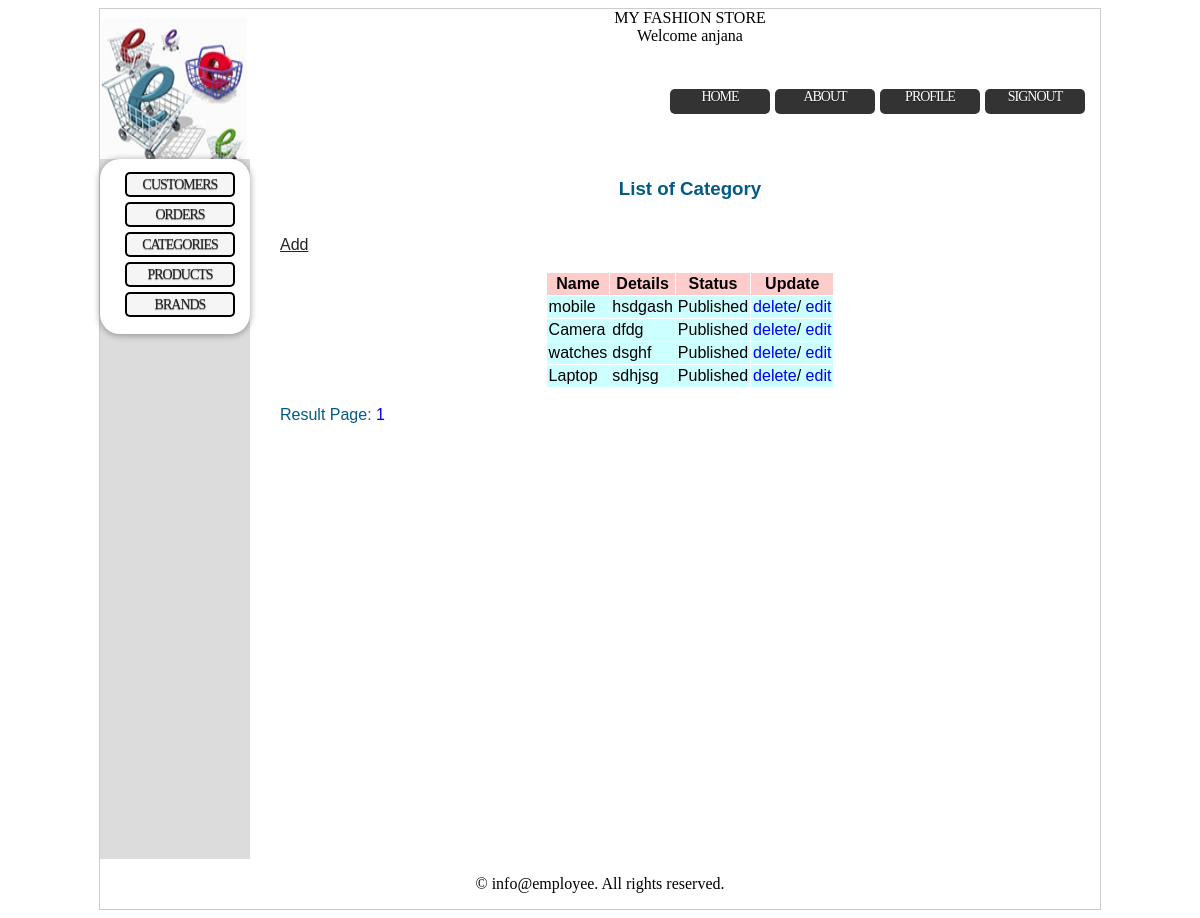
/admin/category_list.php (signed in), run on the app's committed database.
### tables this page shows
CREATE TABLE IF NOT EXISTS `category` (
  `cid` int(25) NOT NULL AUTO_INCREMENT,
  `cname` varchar(25) DEFAULT 'not null',
  `details` varchar(255) NOT NULL,
  `status` varchar(25) NOT NULL,
  PRIMARY KEY (`cid`)
);

### admin/category_list.php (the view, shortened to what this page needs)
<?php
$records_per_page = 15;
$total = mysql_result(mysql_query("SELECT COUNT(*) FROM category"), 0);
$page_count = ceil($total / $records_per_page);
$page = 1;
$skip = ($page - 1) * $records_per_page;
$result = mysql_query("SELECT * FROM category order by cid desc LIMIT $skip, $records_per_page");
?>
<html>
	<head>
		<link rel="stylesheet" type="text/css" href="../CSS/style.css" media="screen" />
	</head>
	<body>
		<div class="wrapper">
			<?php
				require_once '../library/header.php';
				require_once '../library/content.php';
			?>
			<div class="rightcontent">
			<center><h3>List of Category</h3></center>
				<br/><a href="add_category.php" class="link_td">Add</a><br/>
				<?php
				if(mysql_num_rows($result)>0)
				{
					?>
						<br/><table align="center" border="0px" cellpadding="2" cellspacing="1">
						 <tr bgcolor="#FFCCCC"><th>Name</th>
						 <th>Details</th>
						 <th>Status</th>
						 <th>Update</th></tr>
					<?php
					while($row=mysql_fetch_assoc($result))
					{
					?>
						<tr bgcolor="#CCFFFF"><td><?php echo $row['cname'];?></td>
						<td><?php echo $row['details'];?></td>
						<td><?php echo $row['status'];?></td>
						<td><a href="category_list.php?deletecategory=<?php echo $row['cid'];?>" style="text-decoration:none;">delete</a>/
						<a href="catupdate.php?edit=<?php echo $row['cid'];?>" style="text-decoration:none;">edit</a></td></tr>
					<?php
					}
					?>
					</table><br/>Result Page:
					<?php
					for ($i = 1; $i <= $page_count; ++$i)
					{
						echo '<a href="' . $_SERVER['PHP_SELF'] . '?page=' . $i . '" style="text-decoration:none;">'. $i . '</a> ';
					}
				}
				else
				{
					echo "No category is registered";
				}
				?>
			</div>
			<div class="footer">
				<p>&copy; info@employee. All rights reserved.</p>
			</div>
		</div>
	</body>
</html>

### CSS/style.css (style rules this page uses)
.wrapper { background-color:#FFFFFF; width: 1000px; border: 1px solid #cccccc; height: 900px; margin: 0px auto; }
.footer { float:left; height:50px; width:1000px; background-color:#FFFFFF; color: #000000; text-align:center; }
.rightcontent { float: right; height: 700px; width: 820px; background: #FFFFFF; color: #035A85; font-family: Verdana, Arial, Helvetica; }
a.link_td { background-color:#FFFFFF; color: #222222; width: 100%; }

### data on the page
category: cname "mobile", details "hsdgash", status "Published"
category: cname "Camera", details "dfdg", status "Published"
category: cname "watches", details "dsghf", status "Published"
category: cname "Laptop", details "sdhjsg", status "Published"

### other printed values
$_SESSION['username'] "anjana"
